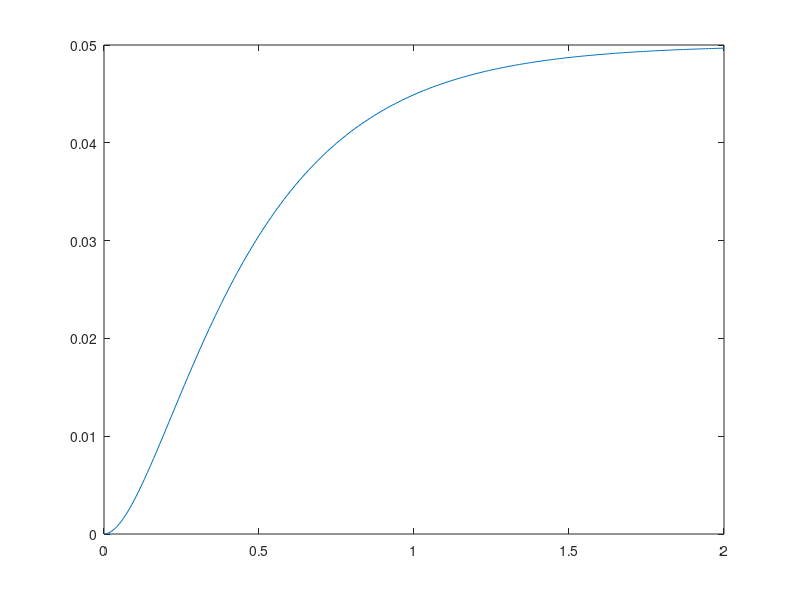
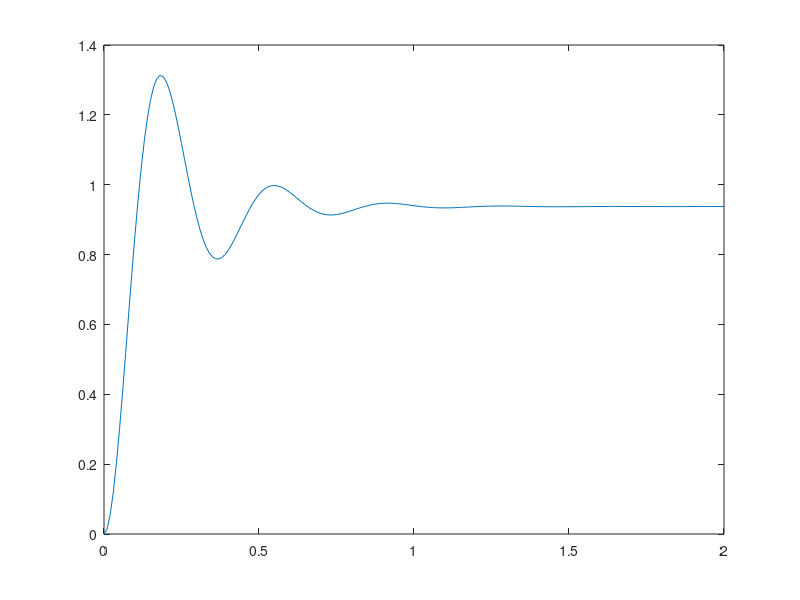
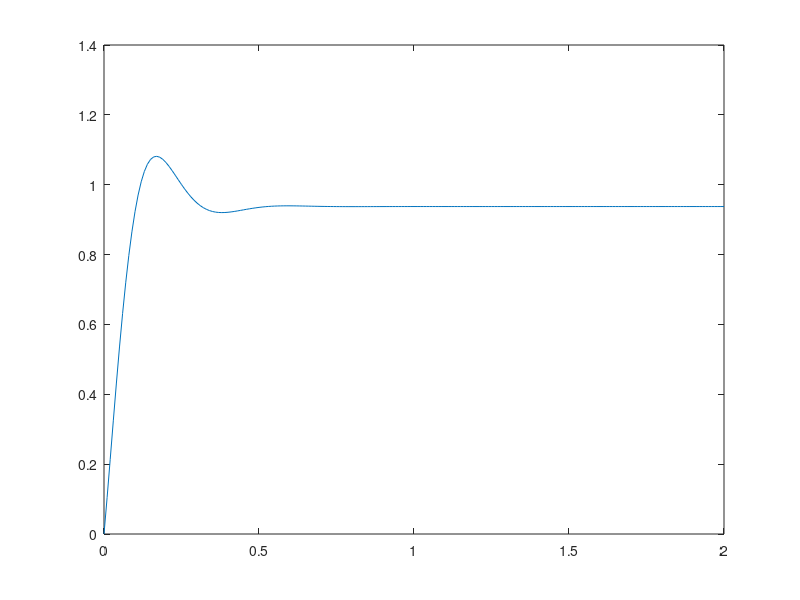
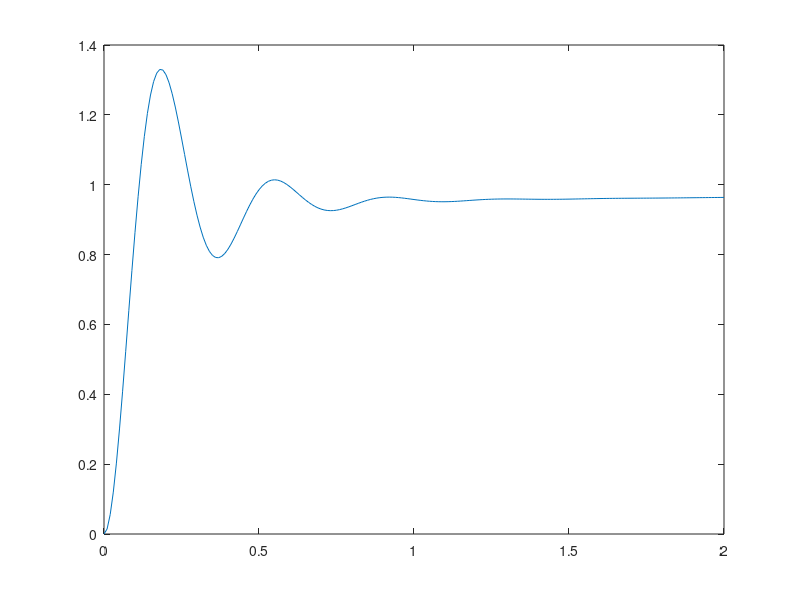

Here is the MATLAB script that generated these plots, in order:

% Plant parameters
m = 1; % kg
b = 10; % N s/m
k = 20; % N/m
F = 1; % N

% Transfer fucntion(open loop) of basic spring mass damper system
s = tf('s'); 
plant = 1/(m*s^2 + b*s + k);

% open-loop step response
% figure(1);
% step(plant);

% open-loop step response at user defined time stamps
t = 0:0.01:2;
x = step(plant,t);

figure(2);
plot(t,x);

% closed-loop system transfer function step-responses

% P contoller
kp = 300; 
P = kp;
plant_P = plant*P;
plant_cl = feedback(plant_P,1);

figure(3);
x_p = step(plant_cl,t);
plot(t,x_p);

% PD controller
kp = 300;
kd = 10;
PD = kp + kd*s;
plant_PD = plant*PD;
plant_cl = feedback(plant_PD,1);

figure(4);
x_pd = step(plant_cl,t);
plot(t,x_pd);

% PI controller
kp = 300;
ki = 70;
PI = kp + ki/s;
plant_PI = plant*PI;
plant_cl = feedback(plant_PI,1);

figure(5);
x_pi = step(plant_cl,t);
plot(t,x_pi);

% PID controller
kp = 350;
ki = 300;
kd = 50;
PID = kp + kd*s + ki/s;
plant_PID = plant*PID;
plant_cl = feedback(plant_PID,1);

figure(6);
x_pid = step(plant_cl,t);
plot(t,x_pid);
